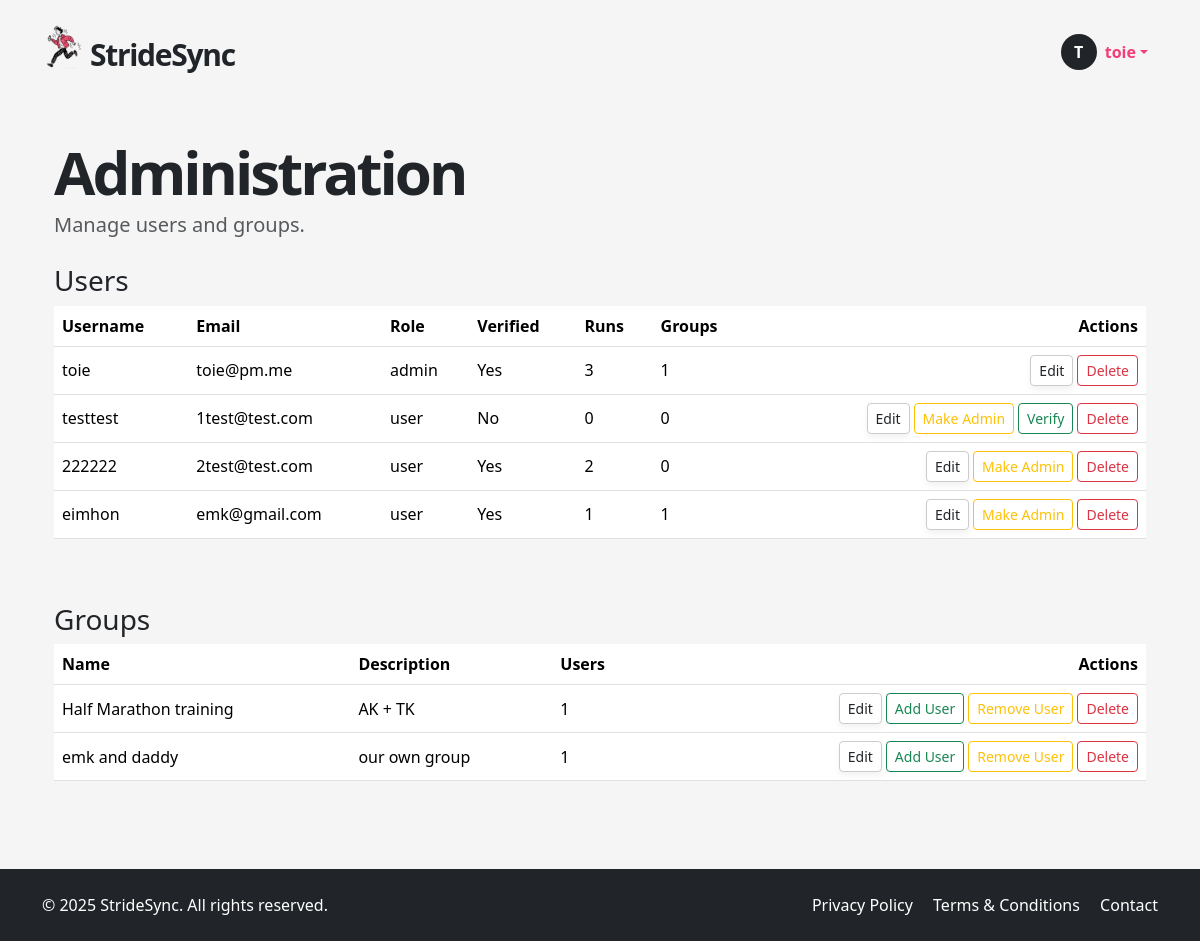
Page /admin (signed in) on the earlier database version.
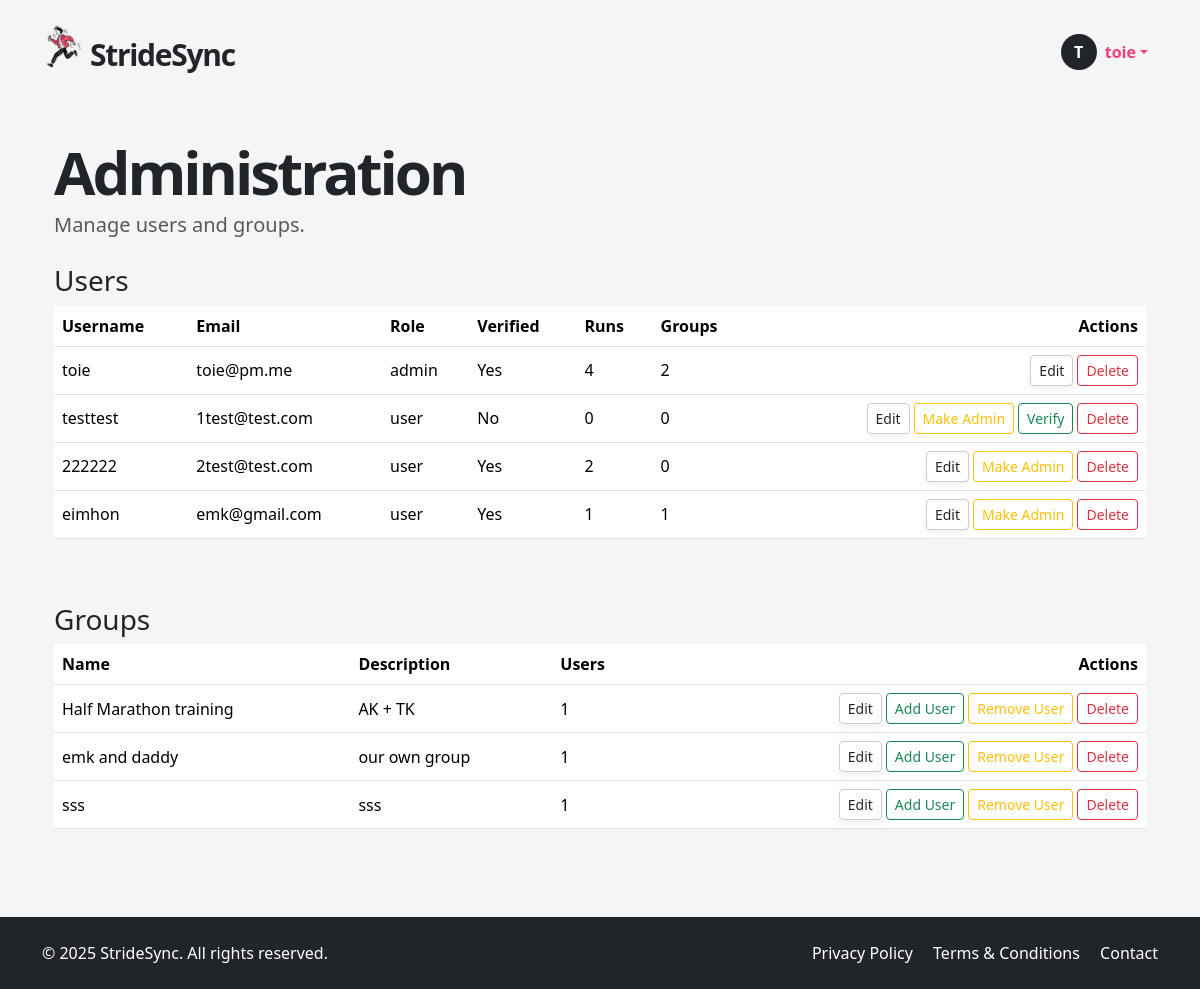
Same page on the later database version.
### app/models.py (models this page shows, shortened)
class User(UserMixin, db.Model):
    __tablename__ = "users"
    id = sa.Column(sa.Integer, primary_key=True)
    email = sa.Column(sa.String(120), unique=True, nullable=False, index=True)
    password_hash = sa.Column(sa.String(256))
    username = sa.Column(sa.String(64), unique=True, nullable=False, index=True)
    role = sa.Column(sa.Enum(UserRole), default=UserRole.USER, nullable=False)
    is_verified = sa.Column(sa.Boolean, default=False)
    verification_token = sa.Column(sa.String(128), nullable=False, default=lambda: secrets.token_urlsafe(32))
    reset_token = db.Column(db.String, nullable=True)
    reset_token_expiry = db.Column(db.DateTime, nullable=True)
    runs = so.relationship("Run", back_populates="user", cascade="all, delete-orphan")
    groups = so.relationship("Group", secondary=user_groups, back_populates="members")
    admin_of_groups = so.relationship("Group", secondary=group_admins, back_populates="admins")

class Group(db.Model):
    __tablename__ = "groups"
    id = sa.Column(sa.Integer, primary_key=True)
    name = sa.Column(sa.String(100), unique=True, nullable=False)
    description = sa.Column(sa.Text)
    members = so.relationship("User", secondary=user_groups, back_populates="groups")
    admins = so.relationship("User", secondary=group_admins, back_populates="admin_of_groups")
    runs = so.relationship("Run", secondary=run_groups, back_populates="groups")
    invites = so.relationship("GroupInvite", back_populates="group", cascade="all, delete-orphan")

### app/routes.py (the view)
@app.route('/admin')
@login_required
def admin_panel():
    if current_user.role != UserRole.ADMIN:
        abort(403)
    users = db.session.scalars(sa.select(User)).all()
    groups = db.session.scalars(sa.select(Group)).all()
    user_stats = {
        user.id: {
            "num_runs": len(user.runs),
            "num_groups": len(user.groups)
        }
        for user in users
    }
    group_stats = {
        group.id: {
            "num_users": len(group.members)
        }
        for group in groups
    }
    return render_template(
        "admin.html",
        users=users,
        groups=groups,
        user_stats=user_stats,
        group_stats=group_stats,
        UserRole=UserRole
    )

### app/models.py (called while the page is built)
@login.user_loader
def load_user(id):
    return db.session.get(User, int(id))

### app/templates/admin.html
{% extends "base.html" %}
{% block content %}
<div class="container py-5 px-3 px-md-4">
  <h1 class="display-4 fw-bold hero-title">Administration</h1>
  <p class="lead text-muted mb-4">Manage users and groups.</p>
  <div class="mb-5">
    <h3>Users</h3>
    <div class="table-responsive">
      <table class="table table-hover align-middle">
        <thead>
          <tr>
            <th>Username</th>
            <th>Email</th>
            <th>Role</th>
            <th>Verified</th>
            <th>Runs</th>
            <th>Groups</th>
            <th class="text-end">Actions</th>
          </tr>
        </thead>
        <tbody>
          {% for user in users %}
          <tr>
            <td>{{ user.username }}</td>
            <td>
              <div class="text-truncate" style="max-width: 180px;" title="{{ user.email }}">
                {{ user.email }}
              </div>
            </td>
            <td>{{ user.role.value }}</td>
            <td>{{ 'Yes' if user.is_verified else 'No' }}</td>
            <td>{{ user_stats[user.id].num_runs }}</td>
            <td>{{ user_stats[user.id].num_groups }}</td>
            <td class="text-end">
              <div class="d-grid gap-1 d-md-flex justify-content-md-end">
                <button class="btn btn-sm btn-soft" data-bs-toggle="modal" data-bs-target="#editUserModal"
                        onclick="prepareEditUser({{ user.id }}, '{{ user.username }}')">Edit</button>
                {% if user.role.name == 'ADMIN' and user.id != current_user.id %}
                  <form method="POST" action="{{ url_for('admin_demote_user', user_id=user.id) }}" class="d-inline">
                    <button class="btn btn-sm btn-outline-secondary">Remove Admin</button>
                  </form>
                {% elif user.role.name != 'ADMIN' %}
                  <form method="POST" action="{{ url_for('admin_promote_user', user_id=user.id) }}" class="d-inline">
                    <button class="btn btn-sm btn-outline-warning">Make Admin</button>
                  </form>
                {% endif %}
                {% if not user.is_verified %}
                  <form method="POST" action="{{ url_for('admin_verify_user', user_id=user.id) }}" class="d-inline">
                    <button class="btn btn-sm btn-outline-success">Verify</button>
                  </form>
                {% endif %}
                <button class="btn btn-sm btn-outline-danger"
                        data-bs-toggle="modal"
                        data-bs-target="#deleteUserModal"
                        onclick="prepareDeleteUser({{ user.id }}, '{{ user.username }}')">Delete</button>
              </div>
            </td>
          </tr>
          {% endfor %}
        </tbody>
      </table>
    </div>
  </div>
  <div>
    <h3>Groups</h3>
    <div class="table-responsive">
      <table class="table table-hover align-middle">
        <thead>
          <tr>
            <th>Name</th>
            <th>Description</th>
            <th>Users</th>
            <th class="text-end">Actions</th>
          </tr>
        </thead>
        <tbody>
          {% for group in groups %}
          <tr>
            <td>{{ group.name }}</td>
            <td>
              <div class="text-truncate" style="max-width: 200px;" title="{{ group.description }}">
                {{ group.description[:60] }}{% if group.description|length > 60 %}…{% endif %}
              </div>
            </td>
            <td>{{ group_stats[group.id].num_users }}</td>
            <td class="text-end">
              <div class="d-grid gap-1 d-md-flex justify-content-md-end">
                <button class="btn btn-sm btn-soft" data-bs-toggle="modal" data-bs-target="#editGroupModal"
                        onclick="prepareEditGroup({{ group.id }}, '{{ group.name }}', `{{ group.description|e }}`)">Edit</button>
                <button class="btn btn-sm btn-outline-success" data-bs-toggle="modal" data-bs-target="#addUserToGroupModal"
                        onclick="document.getElementById('addUserGroupId').value = '{{ group.id }}';">Add User</button>
                <button class="btn btn-sm btn-outline-warning"
                        data-bs-toggle="modal"
                        data-bs-target="#removeUserFromGroupModal{{ group.id }}">
                  Remove User
                </button>
                <button class="btn btn-sm btn-outline-danger"
                        data-bs-toggle="modal"
                        data-bs-target="#deleteGroupModal"
                        onclick="prepareDeleteGroup({{ group.id }}, '{{ group.name }}')">Delete</button>
              </div>
            </td>
          </tr>
          {% endfor %}
        </tbody>
      </table>
    </div>
  </div>
</div>
{% endblock %}

### app/templates/base.html (shortened to what this page needs)
<!DOCTYPE html>
<html lang="en">
<head>
  <link href="https://cdn.jsdelivr.net/npm/bootstrap@5.3.6/dist/css/bootstrap.min.css" rel="stylesheet">
  <link href="https://cdn.jsdelivr.net/npm/bootstrap-icons@1.10.5/font/bootstrap-icons.css" rel="stylesheet">
  <link rel="stylesheet" href="{{ url_for('static', filename='style.css') }}">
</head>
<body>
  <header>
    <nav class="navbar">
      <div class="container d-flex justify-content-between align-items-center py-2">
        <a href="/index" class="text-decoration-none logo-container d-flex align-items-center">
          <img src="{{ url_for('static', filename='img/icon.png') }}" width="40px" alt="StrideSync logo">
          <p class="logo mb-0 ms-2">StrideSync</p>
        </a>
        <ul class="navbar-nav flex-row align-items-center mb-0 menubox">
          {% if current_user.is_anonymous %}
            <li class="nav-item">
              <a class="btn btn-dark px-4" href="{{ url_for('login') }}">LOGIN</a>
            </li>
          {% else %}
            <li class="nav-item dropdown">
              <a class="nav-link dropdown-toggle d-flex align-items-center" href="#" id="userDropdown" role="button" data-bs-toggle="dropdown" aria-expanded="false">
                <div class="avatar-circle bg-dark text-white rounded-circle d-flex justify-content-center align-items-center me-2" style="width: 36px; height: 36px; font-weight: bold;">
                  {{ current_user.username[0]|upper }}
                </div>
                <span class="fw-semibold">{{ current_user.username }}</span>
              </a>
            </li>
          {% endif %}
        </ul>
      </div>
    </nav>
  </header>
  <main>
    {% block content %}{% endblock %}
  </main>
  <footer class="bg-dark text-white py-4">
    <div class="container d-flex flex-column flex-md-row justify-content-between align-items-center">
      <div class="mb-2 mb-md-0">
        &copy; 2025 StrideSync. All rights reserved.
      </div>
      <div>
        <a href="/privacy" class="text-white text-decoration-none me-3">Privacy Policy</a>
        <a href="/terms" class="text-white text-decoration-none me-3">Terms & Conditions</a>
        <a href="/contact" class="text-white text-decoration-none">Contact</a>
      </div>
    </div>
  </footer>
</body>
</html>

### app/static/style.css (style rules this page uses)
html, body { height: 100%; margin: 0; display: flex; flex-direction: column; scroll-behavior: smooth; }
body { background-color: #f5f5f5; }
main { flex: 1; }
a { color: #f33e78; }
.logo { font-size: 30px; font-weight: 700; letter-spacing: -1.3px; margin-top: 15px; }
.logo-container { color: unset; }
.hero-title { font-weight: 900 !important; font-size: 60px; letter-spacing: -3px; line-height: 60px; }
.btn-soft, .btn-soft-white { background: white; border: 1px solid #ccc; box-shadow: 0 4px 6px rgba(0,0,0,0.05); }
.nav-link { color: #f33e78 !important; }
.menubox { margin-top: 10px; margin-right: 10px; }
footer { background-color: #333; }

Differences in the rows shown:
computed for User "toie": user_stats "3" → "4"; id "1" → "2"
added Group: name "sss", description "sss", group_stats "1", {{ group.id }} 3 (drawn)
